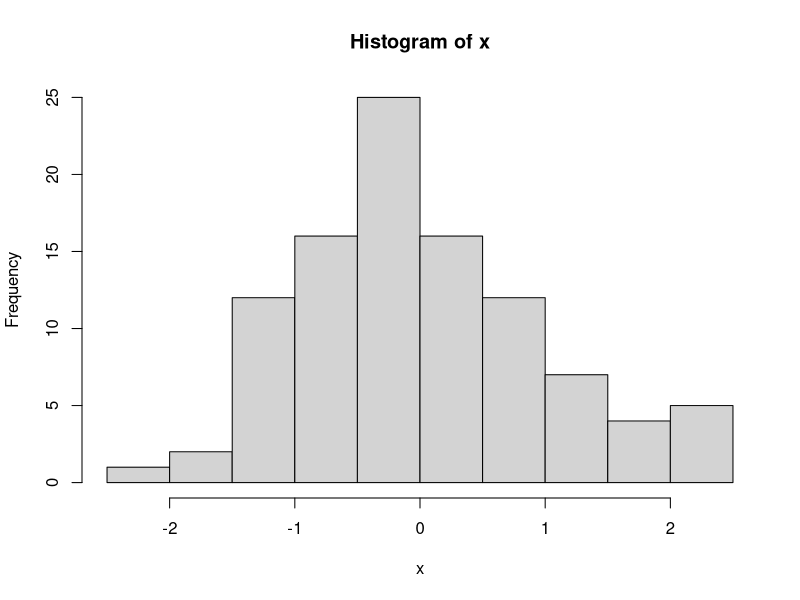
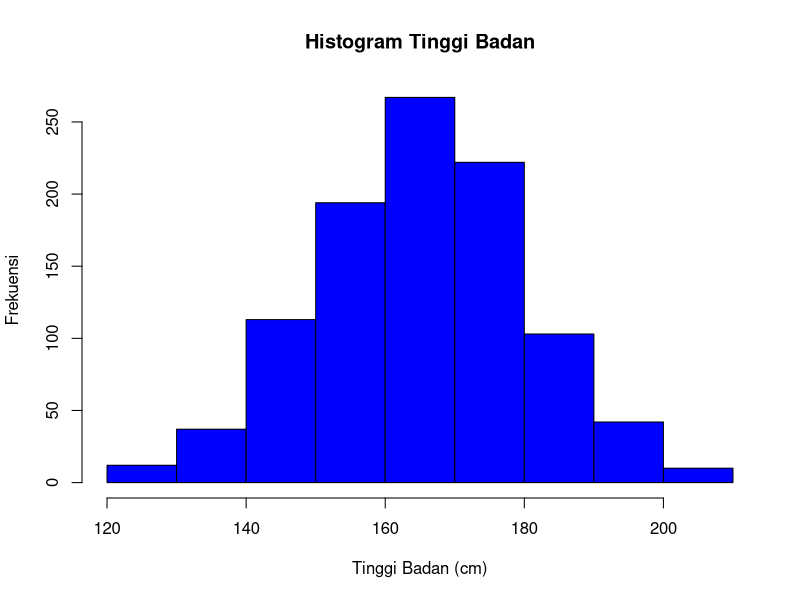
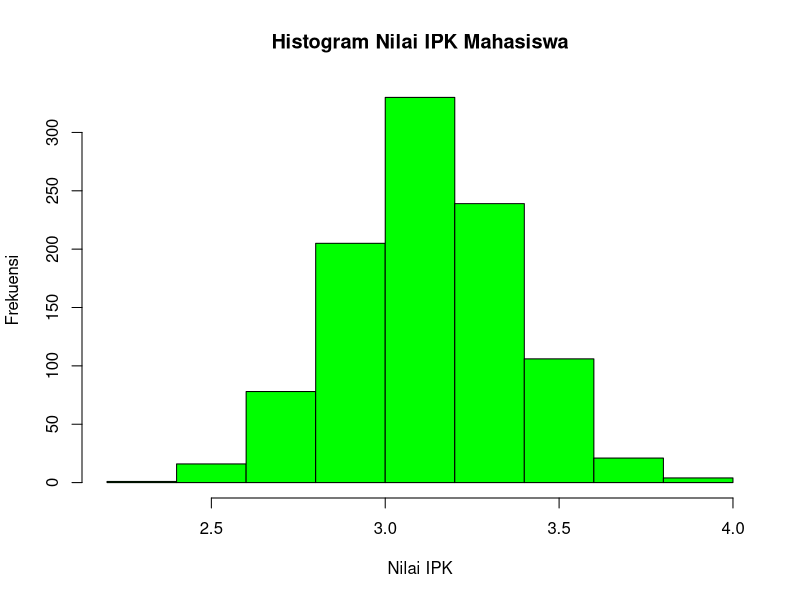

Generate these figures, in order, with R:
x=rnorm(100, 0,1)
View(x)
hist(x)
pnorm(160, 165, 6)
1-pnorm(180, 165, 6)
pnorm(180, 165, 6) - pnorm(160, 165, 6)
pnorm(84, mean = 72, sd = 15.2, lower.tail = FALSE)


#latihan 2 tugas 1
n <- 1000
mean_height <- 165
sd_height <- 15
height_data <- rnorm(n, mean_height, sd_height)
summary(height_data)
hist(height_data, main = "Histogram Tinggi Badan", xlab = "Tinggi Badan (cm)", ylab = "Frekuensi", col = "blue", border = "black")
n <- 1000
mean_gpa <- 3.12
sd_gpa <- 0.25
gpa_data <- rnorm(n, mean_gpa, sd_gpa)
summary(gpa_data)
hist(gpa_data, main = "Histogram Nilai IPK Mahasiswa", xlab = "Nilai IPK", ylab = "Frekuensi", col = "green", border = "black")


#latihan 3 tugas 2
mean_height <- 165
sd_height <- 6
prob_less_than_150 <- pnorm(150, mean = mean_height, sd = sd_height)
prob_less_than_150
prob_more_than_170 <- 1 - pnorm(170, mean = mean_height, sd = sd_height)
prob_more_than_170
prob_between_150_and_180 <- pnorm(180, mean = mean_height, sd = sd_height) - pnorm(150, mean = mean_height, sd = sd_height)
prob_between_150_and_180
n_students <- 7
max_successes <- 2
prob_2_or_less <- pbinom(max_successes, size = n_students, prob = prob_between_150_and_180)
prob_2_or_less


#latihan 4 tugas 3
mean_time <- 175
sd_time <- 30
prob_less_than_158 <- pnorm(158, mean = mean_time, sd = sd_time)
prob_less_than_125 <- pnorm(125, mean = mean_time, sd = sd_time)
prob_between_125_and_158 <- prob_less_than_158 - prob_less_than_125
prob_between_125_and_158
prob_less_than_150 <- pnorm(150, mean = mean_time, sd = sd_time)
prob_more_than_150 <- 1 - prob_less_than_150
prob_more_than_150
